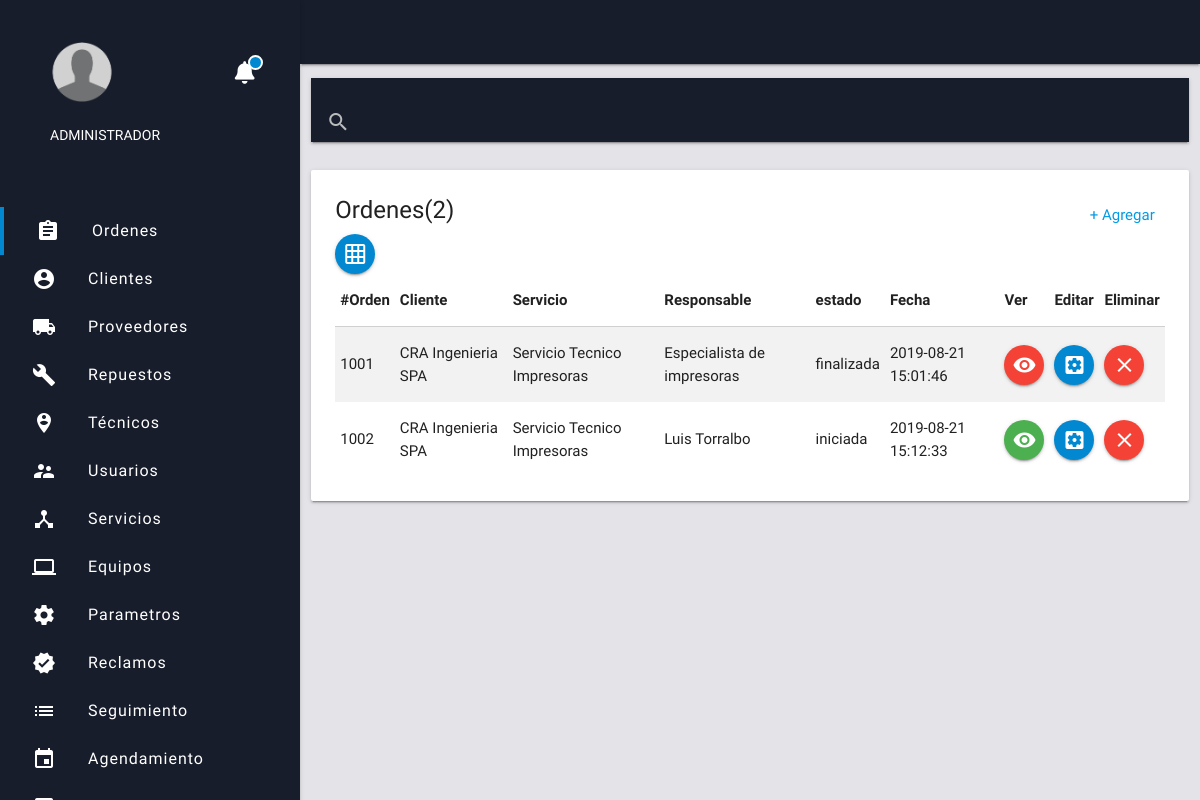
Screenshot of /ots/index0.php with the database file from the repository.
### tables this page shows
CREATE TABLE `ots` (
  `id` int(11) NOT NULL,
  `id_client` int(11) NOT NULL,
  `id_branch` int(11) NOT NULL,
  `id_contact` int(11) NOT NULL,
  `hours` int(11) NOT NULL,
  `created_at` timestamp NOT NULL DEFAULT CURRENT_TIMESTAMP,
  `type` varchar(11) NOT NULL,
  `description` varchar(300) NOT NULL,
  `id_service` int(11) NOT NULL,
  `leader` varchar(50) NOT NULL,
  `priority` varchar(10) NOT NULL,
  `status` varchar(11) NOT NULL DEFAULT 'iniciada',
  `number` int(11) NOT NULL,
  `comment` varchar(500) NOT NULL
);

CREATE TABLE `clients` (
  `id` int(11) NOT NULL,
  `name` varchar(50) NOT NULL,
  `rut` varchar(20) NOT NULL,
  `web` varchar(30) NOT NULL,
  `phone` varchar(40) NOT NULL,
  `email` varchar(50) NOT NULL
);

CREATE TABLE `services` (
  `id` int(11) NOT NULL,
  `service_name` varchar(100) NOT NULL,
  `equipment` tinyint(1) NOT NULL,
  `id_sublinea` int(11) NOT NULL
);

### ots/index0.php (the view, shortened to what this page needs)
<?php include '../extend/header.php'; ?>
       <div class="row" style="PADDING-TOP: 14PX;">
         <div class="col s12">
           <nav class="bg-dark">
             <div class="nav-wrapper">
               <div class="input-field">
                 <input type="search" id="buscar" autocomplete="off">
                 <label for="buscar"><i class="material-icons">search</i></label>
                 <i class="material-icons">close</i>
               </div>
             </div>
           </nav>
         </div>
       </div>
       <?php $sel = $con->query("SELECT o.id, o.description, o.leader, o.status, o.created_at, o.number,
                                        cli.name,
                                        bra.location,
                                        ser.service_name
                                  FROM  ots o
                                  INNER JOIN clients cli ON o.id_client = cli.id
                                  INNER JOIN branches bra ON o.id_branch = bra.id
                                  INNER JOIN services ser ON o.id_service = ser.id");
        $row = mysqli_num_rows($sel);
        ?>
           <div class="row">
              <div class="col s12">
               <div class="card">
                 <div class="card-content">
                   <form  action="excel.php" method="post" target="_blank" id="exportar">
                   <a class="right" style="padding: 10px;" href="add_ots.php?number=<?php echo $row ?>"> + Agregar</a>
                  <span class="card-title">Ordenes(<?php echo $row ?>)</span>
                  <button  class="btn-floating light-blue darken-2 botonExcel"><i class="material-icons">grid_on</i></button>
                  </form>
                  <table class="excel striped" border="1">
                    <thead>
                      <th>#Orden</th>
                      <th>Cliente</th>
                      <th>Servicio</th>
                      <th>Responsable</th>
                      <th>estado</th>
                      <th>Fecha</th>
                      <th>Ver</th>
                      <th class="borrar">Editar</th>
                      <th class="borrar">Eliminar</th>
                    </thead>
                    <?php  while ($f = $sel->fetch_assoc()) { ?>
                      <tr>
                        <td><?php echo $f['number'] ?></td>
                        <td><?php echo $f['name'] ?></td>
                        <td><?php echo $f['service_name'] ?></td>
                        <td><?php echo $f['leader'] ?></td>
                        <td><?php echo $f['status'] ?></td>
                        <td><?php echo $f['created_at'] ?></td>
                        <?php if($f['status'] == "iniciada"){?>
                        <td><a href="detail_ot.php?id=<?php echo $f['id']?>" class="btn-floating green"><i class="material-icons">remove_red_eye</i></a></td> <?php
                        }if ($f['status'] == "pendiente"){ ?>
                      <?php  }if($f['status'] === "finalizada"){ ?>
                        <td><a href="detail_ot.php?id=<?php echo $f['id']?>" class="btn-floating red"><i class="material-icons">remove_red_eye</i></a></td><?php }?>
                        <td><a href="update_ot.php?id=<?php echo $f['id']?>" class="btn-floating light-blue darken-2"><i class="material-icons">settings_applications</i></a></td>
                        <td class="borrar"><a href="#" class="btn-floating red" onclick="swal({ title:'Esta seguro que desea eliminar el cliente?',text: 'Se perderan los datos!', type: 'warning', showCancelButton: true, confirmButtonColor: '#3085d6', cancelButtonColor: '#d33', confirmButtonText: 'Si, eliminar'}).then(function (isConfirm) {
                         if(isConfirm.value){  location.href='delete_ots.php?id=<?php echo     $f['id'] ?>'; } else { location.href='index.php';} })"><i class="material-icons">clear</i></a></td>
                      </tr>
                    <?php } ?>
                  </table>
                 </div>
              </div>
             </div>
           </div>
<?php include '../extend/scripts.php'; ?>
</body>
</html>

### css/web-app.css (style rules this page uses)
html { background-color:#e4e3e8; font-family: 'Work Sans', sans-serif; }
.bg-dark { background-color: #181d2b; }

### css/notifications.css (style rules this page uses)
body { margin: 0; padding: 0; }

### rows the page displays
ots: number "1001", id_client.name "CRA Ingenieria SPA", id_service.service_name "Servicio Tecnico Impresoras", leader "Especialista de impresoras", status "finalizada", created_at "2019-08-21 15:01:46"
ots: number "1002", id_client.name "CRA Ingenieria SPA", id_service.service_name "Servicio Tecnico Impresoras", leader "Luis Torralbo", status "iniciada", created_at "2019-08-21 15:12:33"

### other values shown
$row "2"
